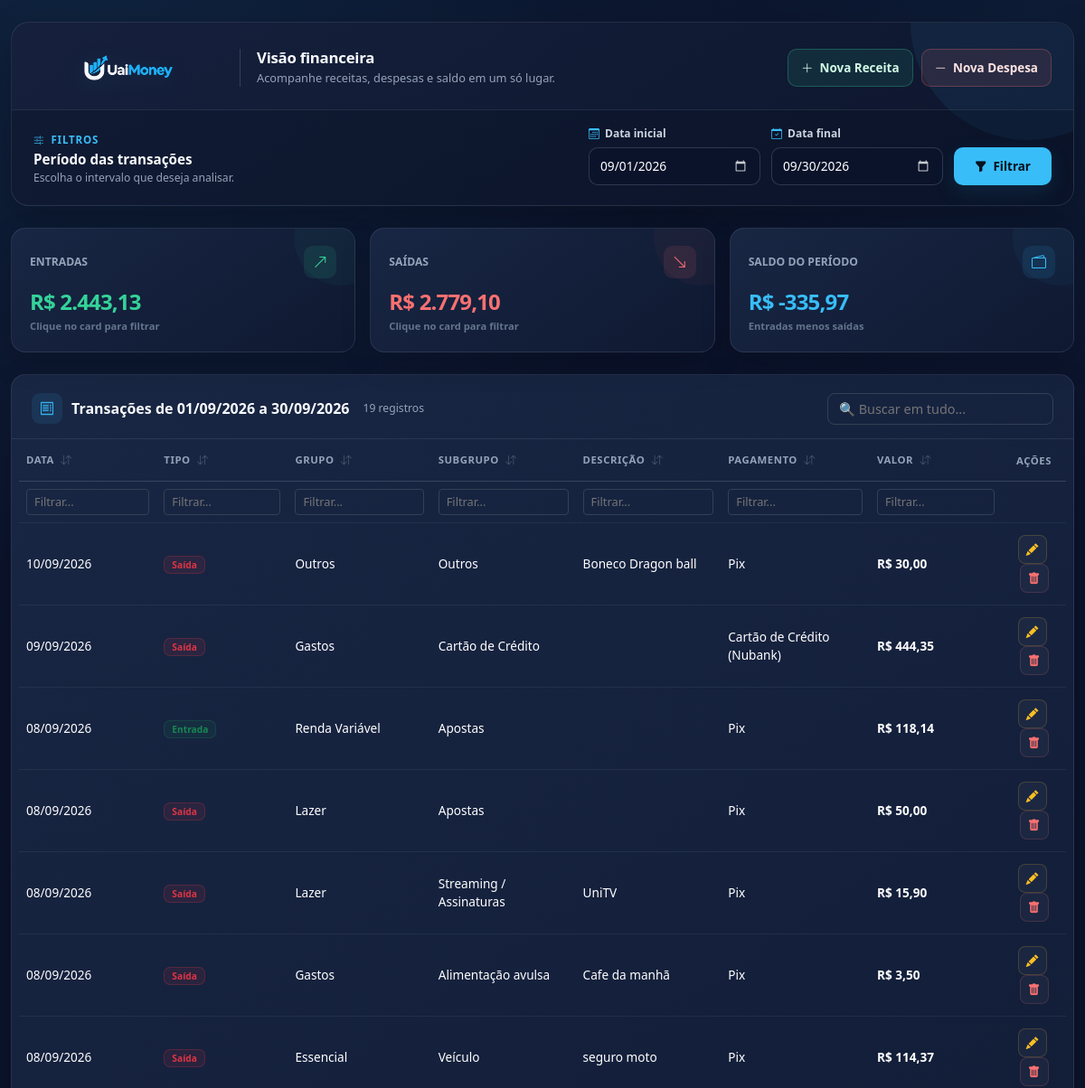
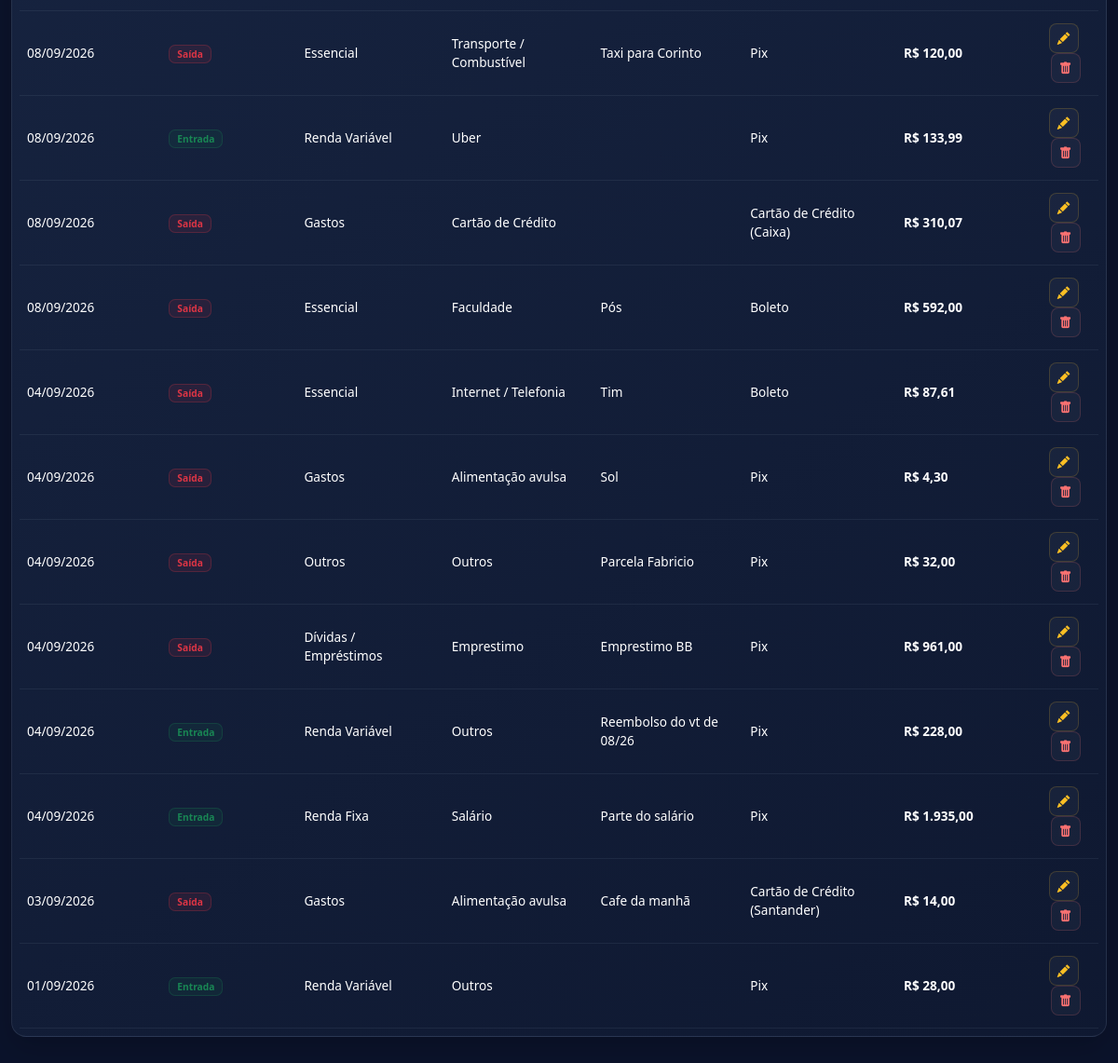
The page /view/dashboard.php on the database its author committed (2 pictures, top to bottom).
### tables this page shows
CREATE TABLE transacoes (
        id INTEGER PRIMARY KEY AUTOINCREMENT,
        tipo TEXT NOT NULL,
        data TEXT NOT NULL,
        valor REAL NOT NULL,
        grupo TEXT,
        subgrupo TEXT NOT NULL,
        forma_pagamento TEXT,
        banco_cartao TEXT,
        descricao TEXT
    , tipo_registro TEXT DEFAULT 'unico', numero_parcela INTEGER DEFAULT 1, total_parcelas INTEGER DEFAULT 1, id_grupo INTEGER);

### view/dashboard.php (the view, shortened to what this page needs)
<?php
include '../db/conexao.php';
$entradas = 0;
$saidas = 0;
$saldo = 0;
$transacoes = [];
if (isset($_GET['data_inicio']) && isset($_GET['data_fim'])) {
    $data_inicio = $_GET['data_inicio'];
    $data_fim = $_GET['data_fim'];
    $_SESSION['filtro_data_inicio'] = $data_inicio;
    $_SESSION['filtro_data_fim'] = $data_fim;
} elseif (isset($_SESSION['filtro_data_inicio']) && isset($_SESSION['filtro_data_fim'])) {
    $data_inicio = $_SESSION['filtro_data_inicio'];
    $data_fim = $_SESSION['filtro_data_fim'];
} else {
    $data_inicio = date('Y-m-01');
    $data_fim = date('Y-m-t');
}
try {
    $sql = "SELECT * FROM transacoes
            WHERE data >= :data_inicio AND data <= :data_fim
            AND IFNULL(tipo_registro, 'unico') != 'pai'
            ORDER BY data DESC, id DESC";
    $stmt = $pdo->prepare($sql);
    $stmt->execute([':data_inicio' => $data_inicio, ':data_fim' => $data_fim]);
    $transacoes = $stmt->fetchAll(PDO::FETCH_ASSOC);
    foreach ($transacoes as $t) {
        if ($t['tipo'] === 'Entrada') {
            $entradas += $t['valor'];
        } else {
            $saidas += $t['valor'];
        }
    }
    $saldo = $entradas - $saidas;
} catch (Exception $e) {
    $erro = "Erro ao carregar transações: " . $e->getMessage();
}
?>
<!DOCTYPE html>
<html lang="pt-BR">
<head>
    <link href="https://cdn.jsdelivr.net/npm/bootstrap@5.3.0/dist/css/bootstrap.min.css" rel="stylesheet">
    <link rel="stylesheet" href="https://cdn.jsdelivr.net/npm/bootstrap-icons@1.10.5/font/bootstrap-icons.css">
    <link rel="stylesheet" href="../css/style.css">
</head>
<body>
    <div class="container container-dashboard mt-4 mb-5">
        <section class="dashboard-toolbar mb-4">
            <div class="toolbar-top">
                <div class="brand-area">
                    <img src="../media/logoDark.png" alt="Logo UaiMoney" class="brand-logo">
                    <div class="brand-copy">
                        <h1 class="dashboard-title">Visão financeira</h1>
                        <p class="dashboard-subtitle">Acompanhe receitas, despesas e saldo em um só lugar.</p>
                    </div>
                </div>
                <div class="toolbar-actions">
                    <a href="../entradas/nova_entrada.php" class="btn-modern btn-success-modern">
                        <i class="bi bi-plus-lg"></i> Nova Receita
                    </a>
                    <a href="../saidas/nova_saida.php" class="btn-modern btn-danger-modern">
                        <i class="bi bi-dash-lg"></i> Nova Despesa
                    </a>
                </div>
            </div>
            <form method="GET" class="filter-bar">
                <div class="filter-intro">
                    <div class="filter-intro-label"><i class="bi bi-sliders2"></i> Filtros</div>
                    <h2 class="filter-intro-title">Período das transações</h2>
                    <p class="filter-intro-text">Escolha o intervalo que deseja analisar.</p>
                </div>
                <div class="form-group-custom">
                    <label class="filter-label" for="data_inicio"><i class="bi bi-calendar3"></i> Data inicial</label>
                    <input type="date" id="data_inicio" name="data_inicio" class="input-filtro" value="<?php echo htmlspecialchars($data_inicio); ?>" required>
                </div>
                <div class="form-group-custom">
                    <label class="filter-label" for="data_fim"><i class="bi bi-calendar-check"></i> Data final</label>
                    <input type="date" id="data_fim" name="data_fim" class="input-filtro" value="<?php echo htmlspecialchars($data_fim); ?>" required>
                </div>
                <div class="filter-buttons">
                    <button type="submit" class="btn-info-custom" title="Aplicar período">
                        <i class="bi bi-funnel-fill"></i> Filtrar
                    </button>
                </div>
            </form>
        </section>
        <div class="row g-3 mb-4">
            <div class="col-md-4">
                <div class="card-custom summary-card card-clicavel texto-verde" id="card-entradas" onclick="filtrarTabela('Entrada')" title="Clique para ver apenas Entradas">
                    <div class="summary-top">
                        <span class="texto-auxiliar text-uppercase">Entradas</span>
                        <span class="summary-icon summary-icon-success"><i class="bi bi-arrow-up-right"></i></span>
                    </div>
                    <h3 class="summary-value texto-verde">R$ <?php echo number_format($entradas, 2, ',', '.'); ?></h3>
                    <div class="summary-help">Clique no card para filtrar</div>
                </div>
            </div>
            <div class="col-md-4">
                <div class="card-custom summary-card card-clicavel texto-vermelho" id="card-saidas" onclick="filtrarTabela('Saída')" title="Clique para ver apenas Saídas">
                    <div class="summary-top">
                        <span class="texto-auxiliar text-uppercase">Saídas</span>
                        <span class="summary-icon summary-icon-danger"><i class="bi bi-arrow-down-right"></i></span>
                    </div>
                    <h3 class="summary-value texto-vermelho">R$ <?php echo number_format($saidas, 2, ',', '.'); ?></h3>
                    <div class="summary-help">Clique no card para filtrar</div>
                </div>
            </div>
            <div class="col-md-4">
                <div class="card-custom summary-card texto-azul">
                    <div class="summary-top">
                        <span class="texto-auxiliar text-uppercase">Saldo do Período</span>
                        <span class="summary-icon summary-icon-primary"><i class="bi bi-wallet2"></i></span>
                    </div>
                    <h3 class="summary-value texto-azul">R$ <?php echo number_format($saldo, 2, ',', '.'); ?></h3>
                    <div class="summary-help">Entradas menos saídas</div>
                </div>
            </div>
        </div>
        <div class="card-custom transaction-card">
            <div class="transaction-header" style="display: flex; justify-content: space-between; align-items: center; flex-wrap: wrap; gap: 15px;">
                <div style="display: flex; align-items: center; gap: 15px;">
                    <h4 class="transaction-title" id="titulo-tabela" style="margin: 0;">
                        <span class="transaction-title-icon"><i class="bi bi-receipt"></i></span>
                        <span>Transações de <?php echo date('d/m/Y', strtotime($data_inicio)); ?> a <?php echo date('d/m/Y', strtotime($data_fim)); ?></span>
                    </h4>
                    <span class="transaction-count">
                        <?php echo count($transacoes); ?> <?php echo count($transacoes) === 1 ? 'registro' : 'registros'; ?>
                    </span>
                </div>
                <div>
                    <input type="text" id="filtroGlobal" class="input-global-busca" placeholder="🔍 Buscar em tudo..." onkeyup="aplicarFiltros()">
                </div>
            </div>
            <div class="table-wrapper">
                <div class="table-responsive">
                    <table class="table align-middle table-hover" id="tabelaTransacoes">
                        <thead>
                            <tr>
                                <th class="col-sortable" onclick="ordenarTabela(0)">Data <i class="bi bi-arrow-down-up icone-sort"></i></th>
                                <th class="col-sortable" onclick="ordenarTabela(1)">Tipo <i class="bi bi-arrow-down-up icone-sort"></i></th>
                                <th class="col-sortable" onclick="ordenarTabela(2)">Grupo <i class="bi bi-arrow-down-up icone-sort"></i></th>
                                <th class="col-sortable" onclick="ordenarTabela(3)">Subgrupo <i class="bi bi-arrow-down-up icone-sort"></i></th>
                                <th class="col-sortable" onclick="ordenarTabela(4)">Descrição <i class="bi bi-arrow-down-up icone-sort"></i></th>
                                <th class="col-sortable" onclick="ordenarTabela(5)">Pagamento <i class="bi bi-arrow-down-up icone-sort"></i></th>
                                <th class="col-sortable" onclick="ordenarTabela(6)">Valor <i class="bi bi-arrow-down-up icone-sort"></i></th>
                                <th class="text-center">Ações</th>
                            </tr>
                            <tr>
                                <td><input type="text" class="input-filtro-coluna" data-col="0" placeholder="Filtrar..." onkeyup="aplicarFiltros()"></td>
                                <td><input type="text" class="input-filtro-coluna" data-col="1" placeholder="Filtrar..." onkeyup="aplicarFiltros()"></td>
                                <td><input type="text" class="input-filtro-coluna" data-col="2" placeholder="Filtrar..." onkeyup="aplicarFiltros()"></td>
                                <td><input type="text" class="input-filtro-coluna" data-col="3" placeholder="Filtrar..." onkeyup="aplicarFiltros()"></td>
                                <td><input type="text" class="input-filtro-coluna" data-col="4" placeholder="Filtrar..." onkeyup="aplicarFiltros()"></td>
                                <td><input type="text" class="input-filtro-coluna" data-col="5" placeholder="Filtrar..." onkeyup="aplicarFiltros()"></td>
                                <td><input type="text" class="input-filtro-coluna" data-col="6" placeholder="Filtrar..." onkeyup="aplicarFiltros()"></td>
                                <td></td>
                            </tr>
                        </thead>
                        <tbody>
                            <?php if (count($transacoes) > 0): ?>
                                <?php foreach ($transacoes as $t): ?>
                                    <tr class="linha-transacao" data-tipo="<?php echo $t['tipo']; ?>">
                                        <td><?php echo date('d/m/Y', strtotime($t['data'])); ?></td>
                                        <td>
                                            <?php if ($t['tipo'] == 'Entrada'): ?>
                                                <span class="badge bg-success bg-opacity-10 text-success border border-success border-opacity-25 px-2 py-1">Entrada</span>
                                            <?php else: ?>
                                                <span class="badge bg-danger bg-opacity-10 text-danger border border-danger border-opacity-25 px-2 py-1">Saída</span>
                                            <?php endif; ?>
                                        </td>
                                        <td><?php echo htmlspecialchars($t['grupo']); ?></td>
                                        <td><?php echo htmlspecialchars($t['subgrupo']); ?></td>
                                        <td>
                                            <?php echo htmlspecialchars($t['descricao']); ?>
                                        </td>
                                        <td>
                                            <?php
                                            echo htmlspecialchars($t['forma_pagamento'] ?? '');
                                            if (!empty($t['banco_cartao'])) {
                                                echo " (" . htmlspecialchars($t['banco_cartao']) . ")";
                                            }
                                            ?>
                                        </td>
                                        <td class="<?php echo ($t['tipo'] == 'Entrada') ? 'texto-verde' : 'texto-vermelho'; ?>">
                                            R$ <?php echo number_format($t['valor'], 2, ',', '.'); ?>
                                        </td>
                                        <td class="text-center">
                                            <a href="../acoes/editar.php?id=<?php echo $t['id']; ?>" class="btn-action-edit me-1" title="Editar">
                                                <i class="bi bi-pencil-fill"></i>
                                            </a>
                                            <a href="../acoes/deletar.php?id=<?php echo $t['id']; ?>" class="btn-action-delete" title="Apagar" onclick="return confirm('Tem certeza de que quer apagar este registro, Uai?');">
                                                <i class="bi bi-trash-fill"></i>
                                            </a>
                                        </td>
                                    </tr>
                                <?php endforeach; ?>
                            <?php endif; ?>
                        </tbody>
                    </table>
                </div>
            </div>
        </div>
    </div>
</body>
</html>

### rows shown on the page
transacoes: data "10/09/2026", tipo "Saída", grupo "Outros", subgrupo "Outros", descricao "Boneco Dragon ball", forma_pagamento "Pix", valor "30,00"
transacoes: data "09/09/2026", tipo "Saída", grupo "Gastos", subgrupo "Cartão de Crédito", forma_pagamento "Cartão de Crédito", banco_cartao "Nubank", valor "444,35"
transacoes: data "08/09/2026", tipo "Entrada", grupo "Renda Variável", subgrupo "Apostas", forma_pagamento "Pix", valor "118,14"
transacoes: data "08/09/2026", tipo "Saída", grupo "Lazer", subgrupo "Apostas", forma_pagamento "Pix", valor "50,00"
transacoes: data "08/09/2026", tipo "Saída", grupo "Lazer", subgrupo "Streaming / Assinaturas", descricao "UniTV", forma_pagamento "Pix", valor "15,90"
transacoes: data "08/09/2026", tipo "Saída", grupo "Gastos", subgrupo "Alimentação avulsa", descricao "Cafe da manhã", forma_pagamento "Pix", valor "3,50"
transacoes: data "08/09/2026", tipo "Saída", grupo "Essencial", subgrupo "Veículo", descricao "seguro moto", forma_pagamento "Pix", valor "114,37"
transacoes: data "08/09/2026", tipo "Saída", grupo "Essencial", subgrupo "Transporte / Combustível", descricao "Taxi para Corinto", forma_pagamento "Pix", valor "120,00"
transacoes: data "08/09/2026", tipo "Entrada", grupo "Renda Variável", subgrupo "Uber", forma_pagamento "Pix", valor "133,99"
transacoes: data "08/09/2026", tipo "Saída", grupo "Gastos", subgrupo "Cartão de Crédito", forma_pagamento "Cartão de Crédito", banco_cartao "Caixa", valor "310,07"
transacoes: data "08/09/2026", tipo "Saída", grupo "Essencial", subgrupo "Faculdade", descricao "Pós", forma_pagamento "Boleto", valor "592,00"
transacoes: data "04/09/2026", tipo "Saída", grupo "Essencial", subgrupo "Internet / Telefonia", descricao "Tim", forma_pagamento "Boleto", valor "87,61"
transacoes: data "04/09/2026", tipo "Saída", grupo "Gastos", subgrupo "Alimentação avulsa", descricao "Sol", forma_pagamento "Pix", valor "4,30"
transacoes: data "04/09/2026", tipo "Saída", grupo "Outros", subgrupo "Outros", descricao "Parcela Fabricio", forma_pagamento "Pix", valor "32,00"
transacoes: data "04/09/2026", tipo "Saída", grupo "Dívidas / Empréstimos", subgrupo "Emprestimo", descricao "Emprestimo BB", forma_pagamento "Pix", valor "961,00"
transacoes: data "04/09/2026", tipo "Entrada", grupo "Renda Variável", subgrupo "Outros", descricao "Reembolso do vt de 08/26", forma_pagamento "Pix", valor "228,00"
transacoes: data "04/09/2026", tipo "Entrada", grupo "Renda Fixa", subgrupo "Salário", descricao "Parte do salário", forma_pagamento "Pix", valor "1.935,00"
transacoes: data "03/09/2026", tipo "Saída", grupo "Gastos", subgrupo "Alimentação avulsa", descricao "Cafe da manhã", forma_pagamento "Cartão de Crédito", banco_cartao "Santander", valor "14,00"
transacoes: data "01/09/2026", tipo "Entrada", grupo "Renda Variável", subgrupo "Outros", forma_pagamento "Pix", valor "28,00"

### other values the page prints
$entradas "2.443,13"
$saidas "2.779,10"
$saldo "-335,97"
date('d/m/Y', strtotime($data_inicio)) "01/09/2026"
date('d/m/Y', strtotime($data_fim)) "30/09/2026"
count($transacoes) "19"
